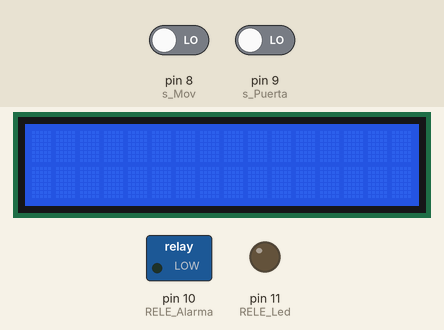
This sketch was run on a simulated Arduino Uno, built with avr-gcc and run on an emulated ATmega328P. Parts: 16×2 character LCD, switched loads named in the sketch (green lamp = pin HIGH), output pins drawn as LEDs (lit = HIGH). The inputs (shaded band) are chosen by the test bench; at power-on: pin 9 (s_Puerta) LOW, pin 8 (s_Mov) LOW. What the sketch prints to the serial monitor is not drawn.

Above: at 1.2 s.
1.3 s: pin 9 (s_Puerta) driven HIGH
At 2.1 s:
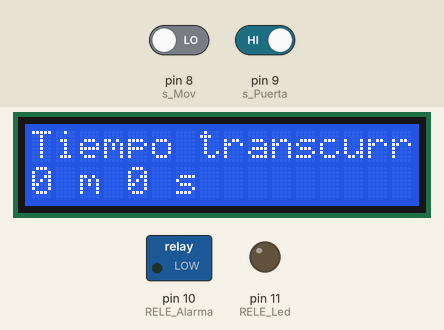
At 9.7 s:
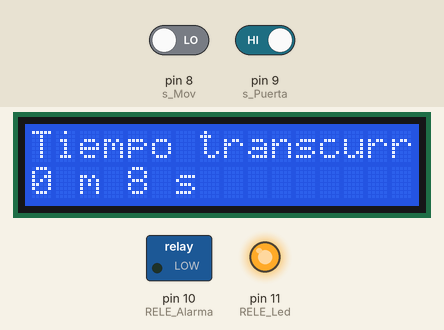
10.3 s: pin 9 (s_Puerta) driven LOW
Timing chart, 0 to 13.3 s (numbered marks = the images above; inputs shaded):
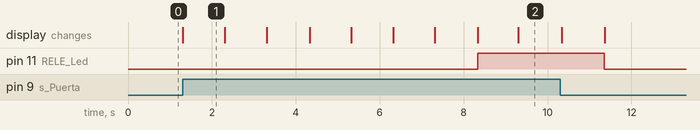

The sketch:

Sensores.ino
```cpp
#include <LiquidCrystal.h>

LiquidCrystal lcd(2,3,4,5,6,7);

//Sensores
int s_Mov = 8;
int s_Puerta = 9;
//Variables de sensores
bool p_abierta = false;
int hay_mov = 0;
//Salidas al RELE
int RELE_Alarma = 10;
int RELE_Led = 11;
//Variables de referencia al tiempo
unsigned long Tiempo_Transcurrido = 0;
unsigned long T_Refer_Ciclo = 0;
unsigned long T_Refer_Alarma = 0;

void setup()
{
  Serial.begin(9600); //Esta linea y todos los "Serial" se quitaran cuando ya no se hagan pruebas
  //Entradas
  pinMode(s_Mov, INPUT);
  pinMode(s_Puerta, INPUT);
  //Salidas
  pinMode(RELE_Alarma, OUTPUT);
  pinMode(RELE_Led, OUTPUT);
  lcd.begin(16,2);
}

void MostrarTiempo(unsigned long miliseg) //Muestra el tiempo del ciclo
{
  float m, s;
  unsigned long terminado;
  m = int(miliseg / 60000);
  terminado = miliseg % 60000;
  s = int(terminado / 1000);

  lcd.setCursor(0,0);
  lcd.print("Tiempo transcurrido: ");
  lcd.setCursor(0,1);
  lcd.print(int(m));
  lcd.print(" m ");
  lcd.print(int(s));
  lcd.print(" s ");

  //Este bloque se quitara cuando ya no se necesiten pruebas
  //-------------------------------------
  Serial.print("Tiempo transcurrido: ");
  Serial.print(m, 0);
  Serial.print("m ");
  Serial.print(s, 0);
  Serial.println("s ");
  //-------------------------------------
}

void loop()
{


  T_Refer_Ciclo = millis(); //Se inicia el tiempo de referencia para cuando inicie el ciclo

  if (digitalRead(s_Puerta) == HIGH) //Se revisa si la puerta se ha abierto
  {
    p_abierta = true;
    Serial.println("s_Puerta abierta");
  }
  else
  {
    digitalWrite(RELE_Led, LOW);
    p_abierta = false;
  }

  while (p_abierta) // Se inicia el ciclo
  {
    Tiempo_Transcurrido = millis(); //Tiempo Transcurrido empieza a actualizarce

    MostrarTiempo((Tiempo_Transcurrido - T_Refer_Ciclo));

    if ((Tiempo_Transcurrido - T_Refer_Ciclo) >= 7000) //Si han pasado 7 minutos
    {
      digitalWrite(RELE_Led, HIGH);
      if ((Tiempo_Transcurrido - T_Refer_Ciclo) >= 10000) //Si han pasado 10 minutos
      {
        hay_mov = digitalRead(s_Mov); //Sensor Movimiento
        if (hay_mov == HIGH) //Si se detecta movimiento
        {
          Serial.println("Se detecto movimiento");
          T_Refer_Alarma = Tiempo_Transcurrido; // Se inicia el tiempo de referencia para sonar la alarma
          digitalWrite(RELE_Alarma, HIGH);
          while ((Tiempo_Transcurrido - T_Refer_Alarma) <= 2000) //Mientras no haya pasado 1 minuto
          {
            lcd.clear();
            lcd.setCursor(0,0);
  			lcd.print("Sonando");
            lcd.setCursor(0,1);
            lcd.print("Alarma");
            Serial.println("Sonando alarma");
            Tiempo_Transcurrido = millis();
          }
          digitalWrite(RELE_Alarma, LOW); //Se apaga alarma y led antes de terminar el ciclo
          digitalWrite(RELE_Led, LOW);
          lcd.clear();
          break;
        }
        else
        {
          digitalWrite(RELE_Led, LOW);
          lcd.clear();
          break;
        }
      }
    }
  }
}
```

Measured:
- after the input at 1.3 s, pin 11 (RELE_Led): LOW → HIGH after 7.0 s; the display: changes at once (image 1)
- what the display in image 1 shows lasts 1.0 s, from 1.3 s to 2.3 s
